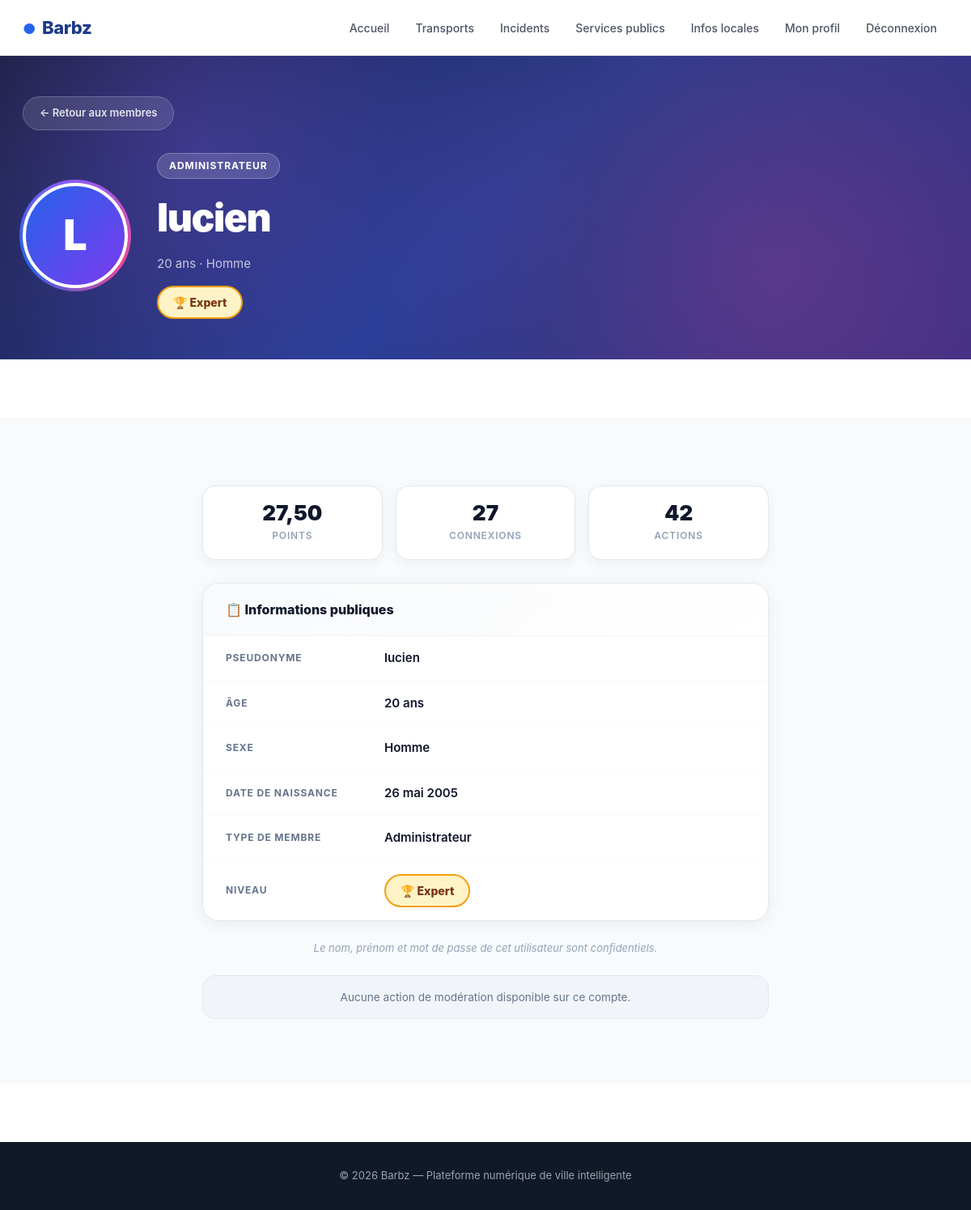
The page /profil/2/ (signed in) on the database as committed earlier.
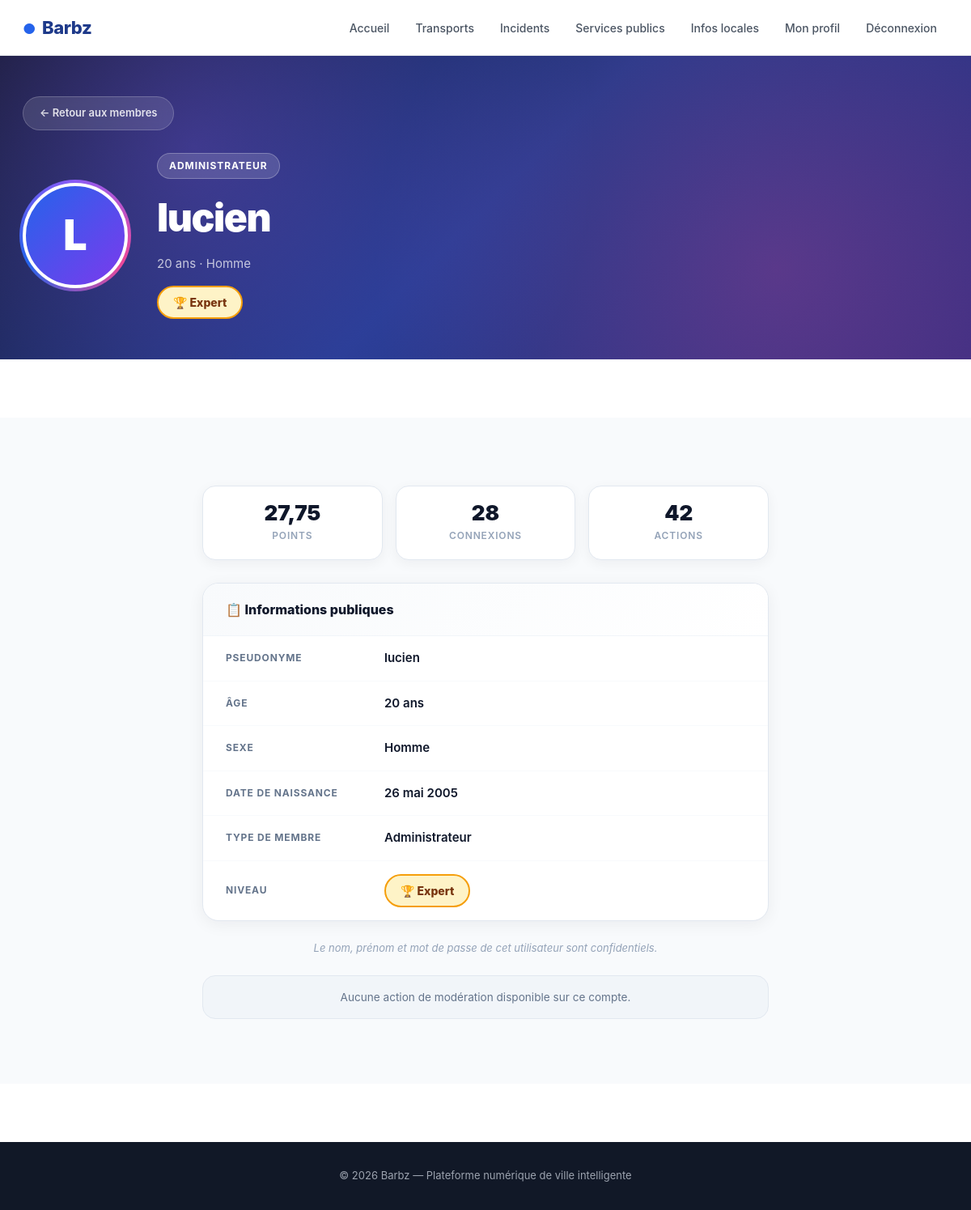
The same page on the database as committed later.
### monapp/models.py (models this page shows, shortened)
class Personne(models.Model):
    GENRE_CHOIX = [('H', 'Homme'), ('F', 'Femme')]
    TYPE_MEMBRE = [
        ('visiteur', 'Visiteur'),
        ('simple', 'Simple'),
        ('complexe', 'Complexe'),
        ('administrateur', 'Administrateur'),
    ]
    user           = models.OneToOneField(User, on_delete=models.CASCADE)
    age            = models.IntegerField(default=0)
    sexe           = models.CharField(max_length=10, choices=GENRE_CHOIX, default='H')
    type_membre    = models.CharField(max_length=30, choices=TYPE_MEMBRE, default='visiteur')
    photo          = models.ImageField(upload_to='photo/personne/', null=True, blank=True)
    date_naissance = models.DateField(null=True, blank=True)
    points         = models.FloatField(default=0)
    nb_connexions  = models.IntegerField(default=0)
    nb_actions     = models.IntegerField(default=0)
    niveau             = models.CharField(max_length=20, default='debutant')
    email_confirme     = models.BooleanField(default=False)
    token_confirmation = models.CharField(max_length=64, blank=True, null=True)

### monapp/views.py (the view)
# urls.py: path('profil/<int:user_id>/', views.voir_profil, name='voir_profil'),
@login_required
def voir_profil(request, user_id):
    user_cible = get_object_or_404(User, id=user_id)
    if user_cible == request.user:
        return redirect('profil')
    membre = get_object_or_404(Personne, user=user_cible)
    ajouter_points(request, points=0.25)
    return render(request, 'monapp/profil_public.html', {'membre': membre})

### monapp/views.py (called while the page is built)
def update_niveau(personne):
    if personne.points >= 7:
        personne.niveau = 'expert'
    elif personne.points >= 5:
        personne.niveau = 'avance'
    elif personne.points >= 3:
        personne.niveau = 'intermediaire'
    else:
        personne.niveau = 'debutant'

def ajouter_points(request, points, action=1):
    if not request.user.is_authenticated:
        return
    try:
        personne = request.user.personne
        personne.points    += points
        personne.nb_actions += action
        update_niveau(personne)
        personne.save()
    except Exception:
        pass

### monapp/templates/monapp/profil_public.html (shortened to what the changed rows need)
{% extends 'monapp/base.html' %}
{% load static %}
{% block extra_head %}
<link rel="stylesheet" href="{% static 'profil.css' %}">
{% endblock %}
{% block hero %}
<section class="profil-public-hero">
    <div class="profil-public-inner">
        <div class="profil-public-content">
            <div class="profil-public-avatar">
                {% if membre.photo %}
                    <img src="{{ membre.photo.url }}" alt="{{ membre.user.username }}">
                {% else %}
                    <div class="avatar-placeholder">
                        {{ membre.user.username|first|upper }}
                    </div>
                {% endif %}
            </div>
            <div class="profil-public-info">
                <div class="badge">{{ membre.type_membre|capfirst }}</div>
                <h2>{{ membre.user.username }}</h2>
                <p class="meta">{{ membre.age }} ans · {{ membre.get_sexe_display }}</p>
                <span class="niveau-badge-public niveau-{{ membre.niveau }}">
                    {% if membre.niveau == 'debutant' %}🌱 Débutant
                    {% elif membre.niveau == 'intermediaire' %}⚡ Intermédiaire
                    {% elif membre.niveau == 'avance' %}🔥 Avancé
                    {% elif membre.niveau == 'expert' %}🏆 Expert
                    {% endif %}
                </span>
            </div>
        </div>
    </div>
</section>
{% endblock %}
{% block content %}
<section class="profil-public-section">
    <div class="wrap">
        <div class="stats-publiques">
            <div class="stat-pub-card">
                <div class="stat-pub-val">{{ membre.points|floatformat:2 }}</div>
                <div class="stat-pub-lbl">Points</div>
            </div>
            <div class="stat-pub-card">
                <div class="stat-pub-val">{{ membre.nb_connexions }}</div>
                <div class="stat-pub-lbl">Connexions</div>
            </div>
            <div class="stat-pub-card">
                <div class="stat-pub-val">{{ membre.nb_actions }}</div>
                <div class="stat-pub-lbl">Actions</div>
            </div>
        </div>
        <div class="profil-public-card" style="margin-top: 28px;">
            <div class="info-row">
                <span class="info-key">Pseudonyme</span>
                <span class="info-val">{{ membre.user.username }}</span>
            </div>
            <div class="info-row">
                <span class="info-key">Âge</span>
                <span class="info-val">{{ membre.age }} ans</span>
            </div>
            <div class="info-row">
                <span class="info-key">Sexe</span>
                <span class="info-val">{{ membre.get_sexe_display }}</span>
            </div>
            <div class="info-row">
                <span class="info-key">Date de naissance</span>
                <span class="info-val">{{ membre.date_naissance|default:"Non renseignée" }}</span>
            </div>
            <div class="info-row">
                <span class="info-key">Type de membre</span>
                <span class="info-val">{{ membre.type_membre|capfirst }}</span>
            </div>
        </div>
    </div>
</section>
{% endblock %}

Rows that differ between the two databases and show on the page:
changed Personne "Homme": points "27,50" → "27,75"; nb_connexions "27" → "28"
